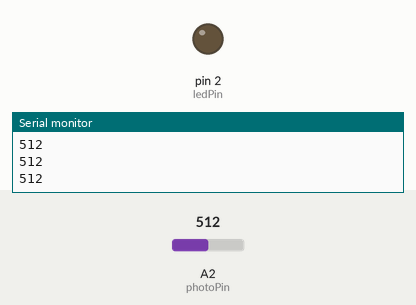
This sketch was run on a simulated Arduino Uno, built with avr-gcc and run on an emulated ATmega328P. Shown: output pins drawn as LEDs (lit = HIGH), the last lines printed to the serial monitor. The test bench sets the inputs (shaded band); at power-on: A2 (photoPin) = 512.

Above: at 1.2 s.
1.3 s: A2 (photoPin) set to 109
2.8 s: A2 (photoPin) set to 90
At 3.4 s:
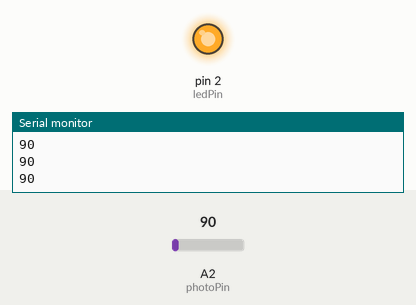
4.3 s: A2 (photoPin) set to 110
At 4.7 s:
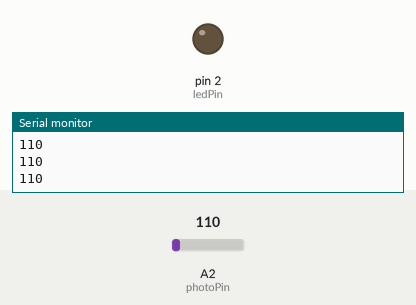
5.8 s: A2 (photoPin) set to 0
At 7.2 s:
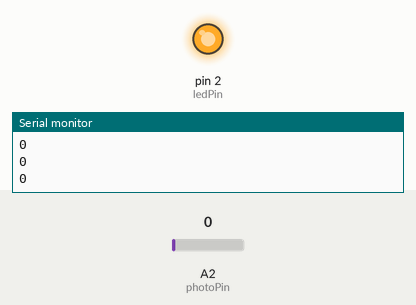
Timing chart, 0 to 8.3 s (numbered marks = the images above; inputs shaded):
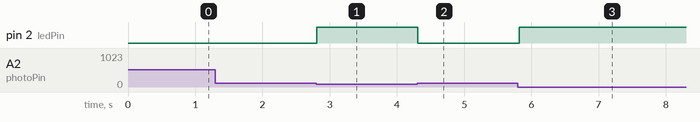

The sketch:

arduino_photocell_led.ino
```cpp
int photoPin = A2;
int ledPin = 2;
int val = 0;

void setup()
{
  Serial.begin(9600);
  pinMode(ledPin, OUTPUT);
}
void loop()
{
  val = analogRead(photoPin);
  Serial.println(val);

  if (val < 100)
  {
    digitalWrite(ledPin, HIGH);
  }
  else
  {
    digitalWrite(ledPin, LOW);
  }
  delay(100);
}
```

Measured:
- the behaviour switches between 100 and 99 on A2 (photoPin) (found by bisection; images 0 and 1)
- after the input at 2.8 s, pin 2 (ledPin): LOW → HIGH at once
- after the input at 4.3 s, pin 2 (ledPin): HIGH → LOW at once
- after the input at 5.8 s, pin 2 (ledPin): LOW → HIGH at once
